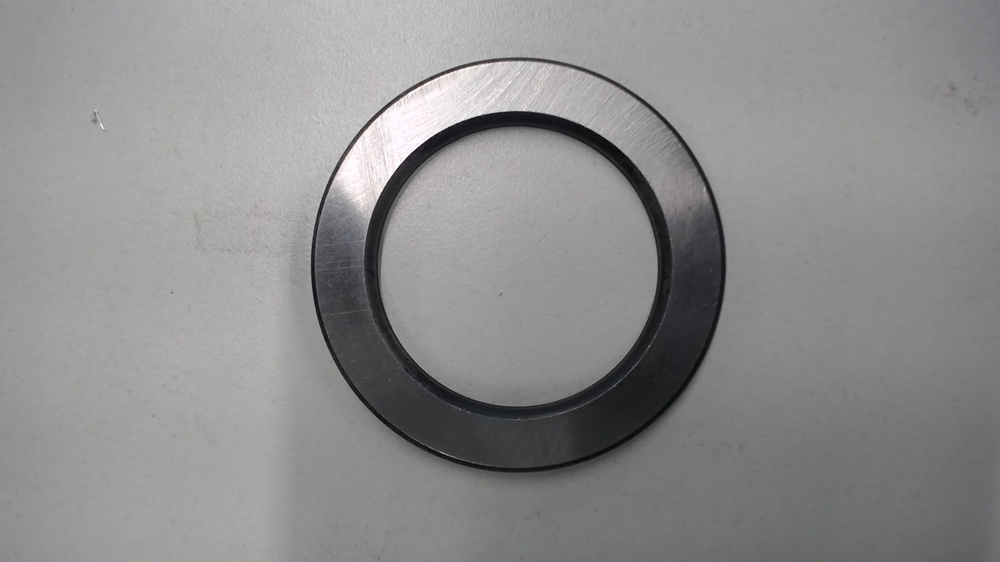
#> input picture sample input.jpg, 1000 x 562 px, shrunk from 1920 x 1080 before the run; its folder holds only this picture in this run
$ python -i main.py   (imports and definitions only)
#> lines starting #> are read from the running program, lines starting #| are printed output that depends on the picture; after the words box and inside, x2 and y2 are one past the last pixel; in counts of white or black regions, pixels touching at a corner belong together
import cv2
import numpy as np
import os
from circle_fit import hyperLSQ
import statistics

# This pixel per ratio is calculated to convert pixel values in to realtime measurement mm

PIXEL_PER_RATIO = 0.0846 #basler
PIXEL_PER_RATIO = 0.0664 #logitech webcam 1080p

arr=[]

def detection(image_path):

    # Load the image
#> called with image_path = 'sample input.jpg'
    image = cv2.imread(image_path, cv2.IMREAD_COLOR)  # Replace with your image path
#> image is the input picture: shape (562, 1000, 3); mean B, G, R 141.3, 141.4, 141.7

    # Convert the image to grayscale
    gray = cv2.cvtColor(image, cv2.COLOR_BGR2GRAY)

    # Apply Gaussian blur to reduce noise
    blurred = cv2.GaussianBlur(gray, (3, 3), 0) #This step is only recommended if your input image has more noise and distortion

    #Threshold value has been set by trial and error method

    t_lower = 60 # Lower Threshold
    t_upper = 140 # Upper threshold


    # Apply Canny edge detection (Simple and efficient)
    edge = cv2.Canny(blurred, t_lower, t_upper) # This edge detection method has been chose by trial and error method
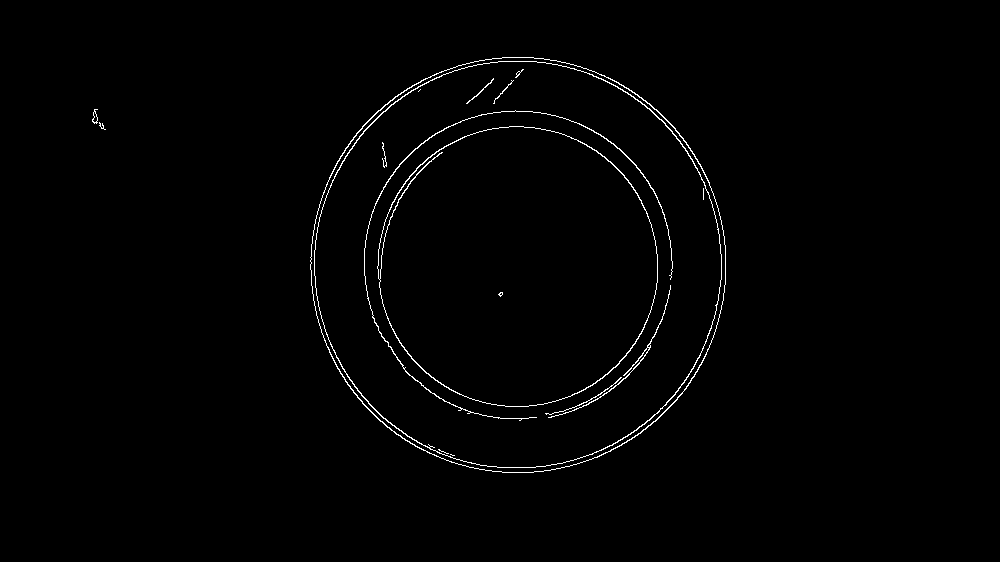
#> edge: shape (562, 1000); 1% white in thin lines or dots, all inside (x1, y1, x2, y2) = (92, 57, 726, 473)

    # Find contours
    contours, _ = cv2.findContours(edge, cv2.RETR_EXTERNAL, cv2.CHAIN_APPROX_SIMPLE)
#> contours = 3 contours, 1 with area under 20; largest, box (x1, y1, x2, y2) and area: (310, 57, 726, 473) 135581, (92, 109, 98, 124) 38

    #### The below (ROI)method is optional

    avg = sum([cv2.contourArea(x) for x in contours]) / len(contours)
#> avg = 45207.8

    contours = [x for x in contours if cv2.contourArea(x) > 0.3 * avg] #This method is to eliminate small contours which are not likely to be circles aka to get region of interest
#> contours = 1 contour; box (x1, y1, x2, y2) and area: (310, 57, 726, 473) 135581

    ####

    longest_contour = max(contours, key=lambda cnt: cv2.arcLength(cnt, True)) #The bool represents the continuous contour has been closed or opened
#> longest_contour = contour of 589 points, box (x1, y1, x2, y2) (310, 57, 726, 473), area 135581

    points = [x[0].tolist() for x in longest_contour]
#> points = 589 pairs, first value 310 to 725, second value 57 to 472
#> (the run stopped early here; a loop or call above may not have finished)
